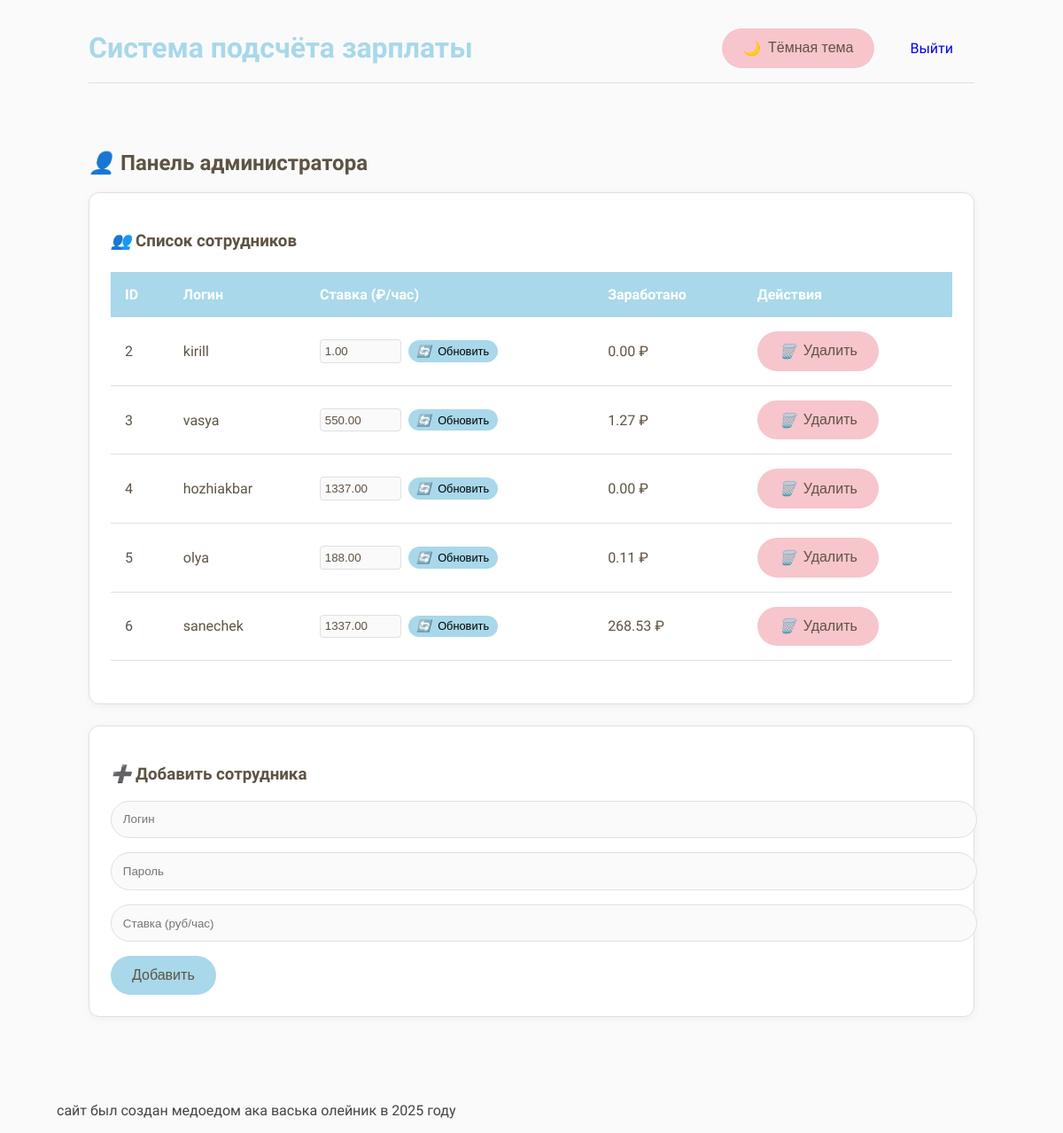
Page /admin (signed in) on the earlier database version.
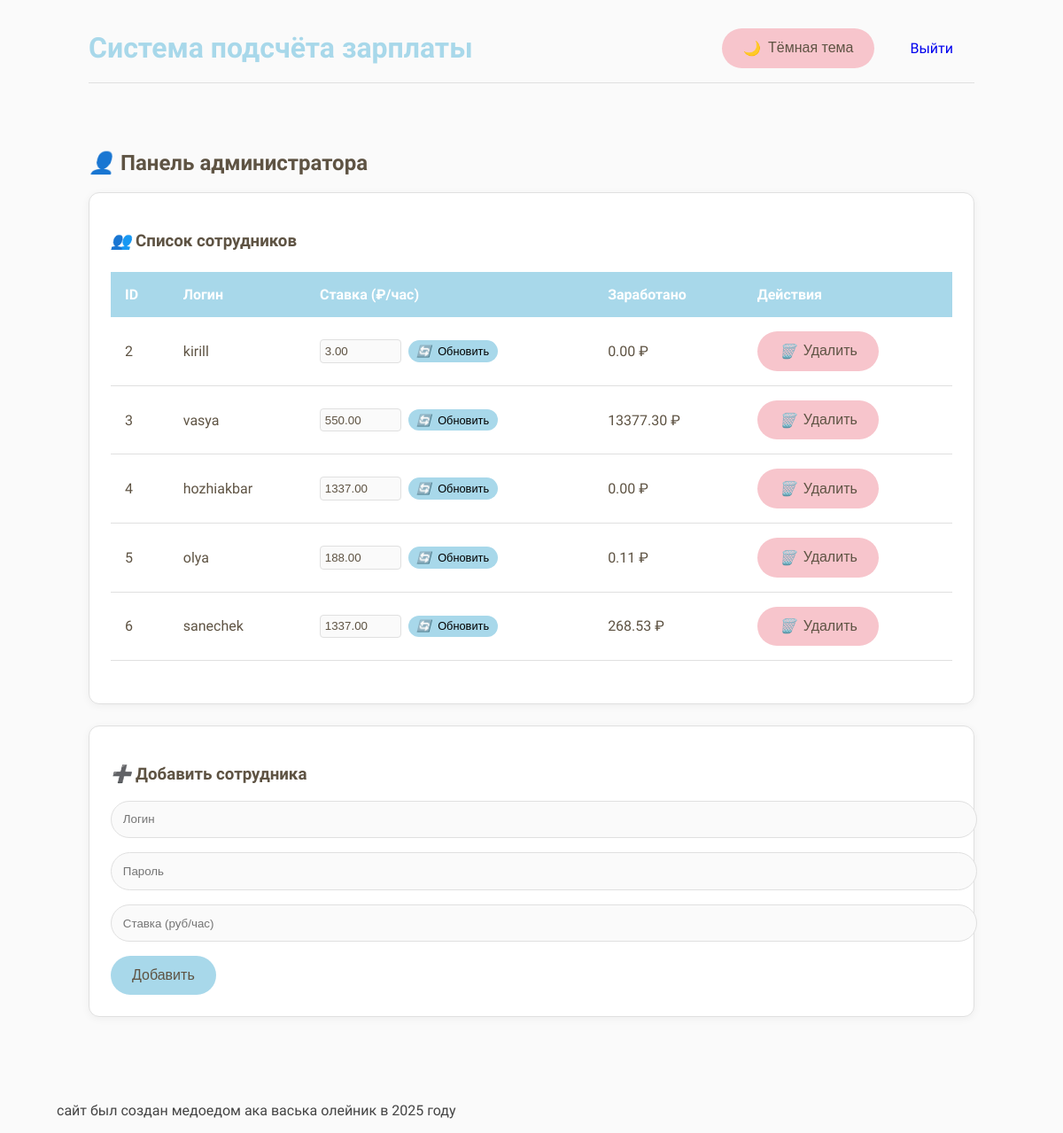
Same page on the later database version.
### app.py (models this page shows)
class User(db.Model):
    id = db.Column(db.Integer, primary_key=True)
    username = db.Column(db.String(80), unique=True, nullable=False)
    password = db.Column(db.String(120), nullable=False)
    hourly_rate = db.Column(db.Float, default=0.0)
    is_admin = db.Column(db.Boolean, default=False)
    total_earned = db.Column(db.Float, default=0.0)

### app.py (the view)
@app.route('/admin')
@login_required
def admin():
    if not session.get('is_admin'):
        return redirect(url_for('work'))
    employees = User.query.filter_by(is_admin=False).all()
    return render_template('admin.html', employees=employees)

### app.py (called while the page is built)
def login_required(f):
    @wraps(f)
    def decorated_function(*args, **kwargs):
        if 'user_id' not in session:
            return redirect(url_for('login'))
        return f(*args, **kwargs)
    return decorated_function

@app.context_processor
def inject_theme():
    return dict(current_theme=session.get('theme', 'light'))

### templates/admin.html (shortened to what this page needs)
{% extends "base.html" %}
{% block content %}
<section class="admin-section">
  <h2><i class="icon-user"></i> Панель администратора</h2>
  <div class="card employee-list">
    <h3><i class="icon-team"></i> Список сотрудников</h3>
    <div class="table-responsive">
      <table class="table">
        <thead>
          <tr>
            <th>ID</th>
            <th>Логин</th>
            <th>Ставка (₽/час)</th>
            <th>Заработано</th>
            <th>Действия</th>
          </tr>
        </thead>
        <tbody>
          {% for employee in employees %}
          <tr>
            <td>{{ employee.id }}</td>
            <td>{{ employee.username }}</td>
            <td>
              <form action="{{ url_for('update_rate', employee_id=employee.id) }}" method="POST" class="rate-form">
                <input type="number" name="hourly_rate" value="{{ "%.2f"|format(employee.hourly_rate) }}"
                      step="0.01" min="0" class="rate-input">
                <button type="submit" class="btn btn-small btn-update">
                  <i class="icon-update"></i> Обновить
                </button>
              </form>
            </td>
            <td>{{ "%.2f"|format(employee.total_earned) }} ₽</td>
            <td>
              <form action="{{ url_for('delete_employee', employee_id=employee.id) }}" method="POST"
                    onsubmit="return confirm('Удалить сотрудника {{ employee.username }}?')">
                <button type="submit" class="btn btn-danger">
                  <i class="icon-delete"></i> Удалить
                </button>
              </form>
            </td>
          </tr>
          {% endfor %}
        </tbody>
      </table>
    </div>
  </div>
  <div class="card add-employee">
    <h3><i class="icon-add"></i> Добавить сотрудника</h3>
    <form method="POST" action="{{ url_for('add_employee') }}">
      <div class="form-group">
        <input type="text" name="username" placeholder="Логин" required class="form-control">
      </div>
      <div class="form-group">
        <input type="password" name="password" placeholder="Пароль" required class="form-control">
      </div>
      <div class="form-group">
        <input type="number" name="hourly_rate" placeholder="Ставка (руб/час)" step="0.01" min="0" required class="form-control">
      </div>
      <button type="submit" class="btn btn-primary">Добавить</button>
    </form>
  </div>
</section>
{% endblock %}

Differences in the rows shown:
changed User "kirill": hourly_rate "1.00" → "3.00"
changed User "vasya": total_earned "1.27" → "13377.30"
